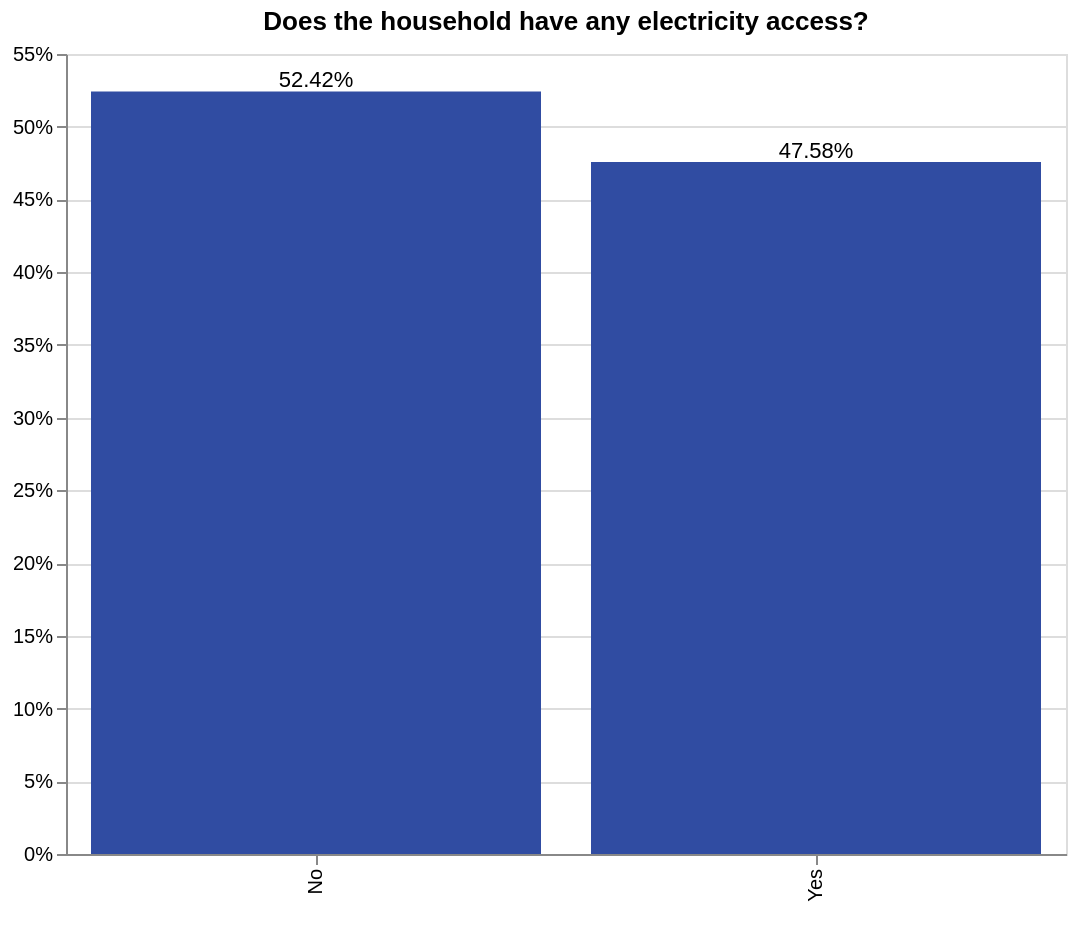

Write the Vega-Lite specification saved for this chart.
### Vega-Lite specification from a JSON file in a GitHub repository (floating-point values rounded to 4 significant figures; data arrays with more than 128 entries replaced by an {"elided": "..."} marker saying what was removed)
{"config": {"view": {"continuousWidth": 400, "continuousHeight": 300}}, "layer": [{"mark": {"type": "bar", "color": "#304ca2"}, "encoding": {"tooltip": {"type": "nominal", "field": "electricity_yn"}, "x": {"type": "nominal", "axis": {"title": " "}, "field": "electricity_yn", "sort": {"field": "electricity_yn", "op": "count", "order": "descending"}}, "y": {"type": "quantitative", "aggregate": "sum", "axis": {"format": "%", "title": ""}, "field": "pct"}}, "height": 400, "selection": {"selector019": {"type": "single", "fields": ["locality"], "bind": {"input": "select", "options": [null, 0, 1], "labels": ["National", "Urban", "Rural"], "name": "Locality Breakdown  "}}, "selector020": {"type": "single", "fields": ["elc_aggr_tier"], "bind": {"input": "select", "options": [null, "Tier 0", "Tier 1", "Tier 2", "Tier 3", "Tier 4", "Tier 5"], "labels": ["All Tiers", "Tier 0", "Tier 1", "Tier 2", "Tier 3", "Tier 4", "Tier 5"], "name": "Tiers  "}}}, "transform": [{"joinaggregate": [{"op": "count", "field": "*", "as": "total"}]}, {"calculate": "1 / datum.total", "as": "pct"}], "width": 500}, {"mark": {"type": "text", "align": "center", "baseline": "bottom"}, "encoding": {"text": {"type": "quantitative", "aggregate": "sum", "field": "pct", "format": ".2%"}, "tooltip": {"type": "nominal", "field": "electricity_yn"}, "x": {"type": "nominal", "axis": {"title": " "}, "field": "electricity_yn", "sort": {"field": "electricity_yn", "op": "count", "order": "descending"}}, "y": {"type": "quantitative", "aggregate": "sum", "axis": {"format": "%", "title": ""}, "field": "pct"}}, "height": 400, "transform": [{"joinaggregate": [{"op": "count", "field": "*", "as": "total"}]}, {"calculate": "1 / datum.total", "as": "pct"}], "width": 500}], "data": {"name": "data-33b0573338d2aeb240eea4cced2a559a"}, "title": {"text": ["Does the household have any electricity access?"], "color": "black", "subtitleColor": "black"}, "transform": [{"filter": {"selection": "selector019"}}, {"filter": {"selection": "selector020"}}], "$schema": "https://vega.github.io/schema/vega-lite/v4.8.1.json", "datasets": {"data-33b0573338d2aeb240eea4cced2a559a": {"elided": "3632 records"}}}
